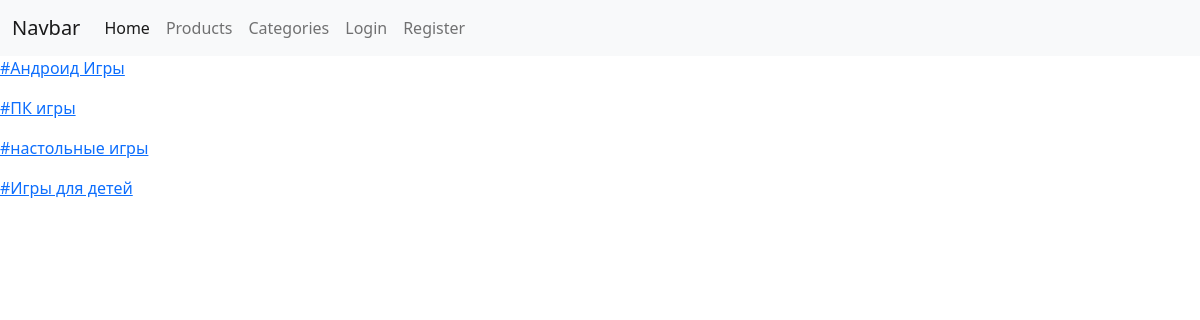
Page /categories/ on the committed database.
### products/models.py (models this page shows)
class Category(models.Model):
    title = models.CharField('Категория', max_length= 55)

### products/views.py (the view)
# urls.py: path('categories/', CategoriesCBV.as_view()),
class CategoriesCBV(ListView):
    model = Category
    template_name = 'categories/index.html'
    def get_context_data(self, *, object_list=None, **kwargs):
        return {
            'categories': self.get_queryset(),
            'user': self.request.user if not self.request.user.is_anonymous else None
        }

### templates/categories/index.html
{% extends 'layouts/index.html' %}
{% block content %}
    <div class = 'categories'>
        {% for category in categories %}
            <p><a href="/products/?category_id={{ category.id }}">{{ category.title }}</a></p>
        {% endfor %}
    </div>
{% endblock %}

### rows in the picture
Category: title "#Андроид Игры"
Category: title "#ПК игры"
Category: title "#настольные игры"
Category: title "#Игры для детей"
